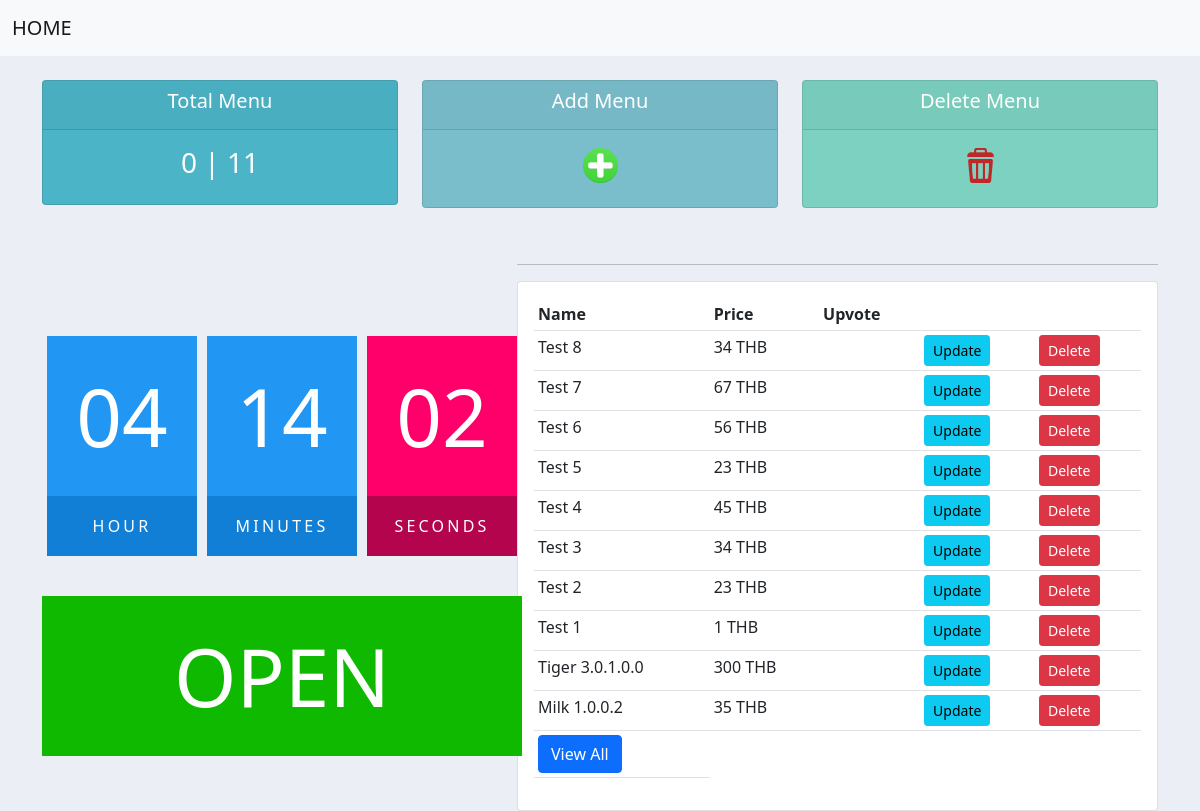
The page /dashboard/ on the database as committed earlier.
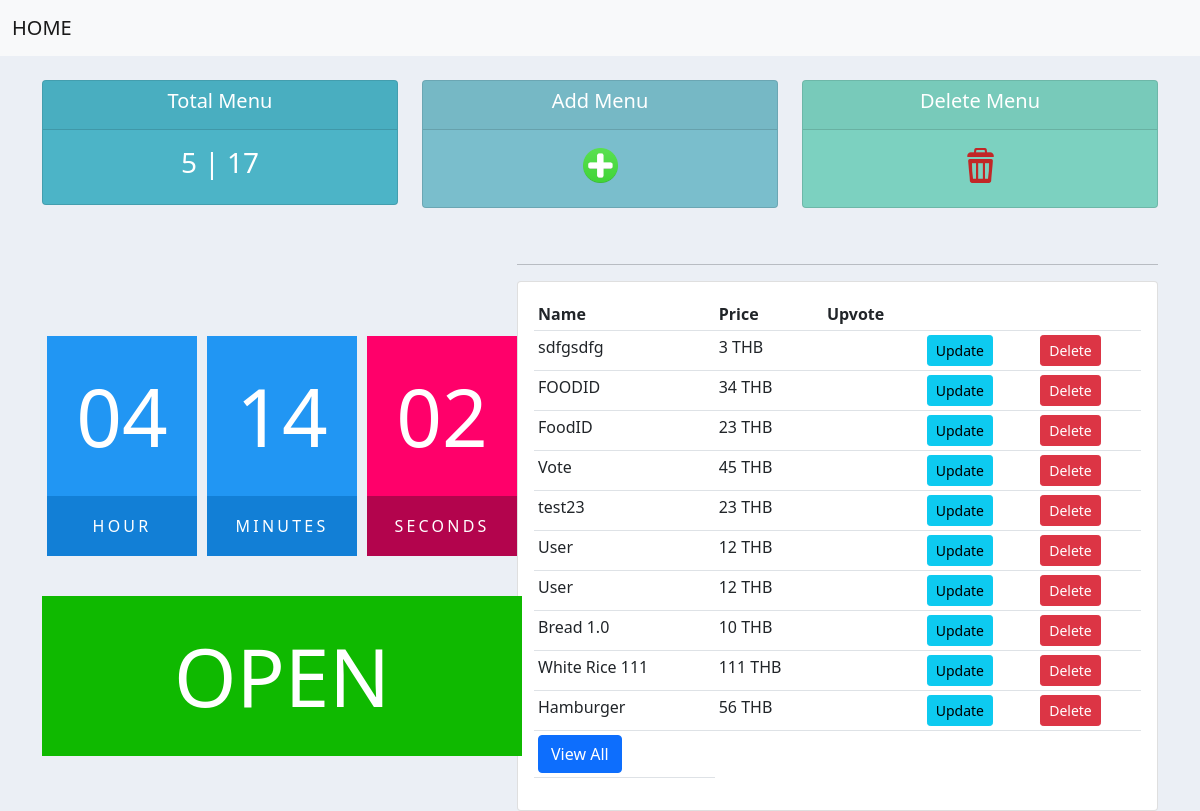
The same page on the database as committed later.
### dashboard/models.py (models this page shows, shortened)
class Food(models.Model):
    DAYS = (
        ('Sunday', 'Sunday'),
        ('Monday', 'Monday'),
        ('Tuesday', 'Tuesday'),
        ('Wednesday', 'Wednesday'),
        ('Thursday', 'Thursday'),
        ('Friday', 'Friday'),
        ('Saturday', 'Saturday'),
    )
    foodId = models.AutoField(primary_key=True)
    foodImage = models.ImageField(upload_to='images/', null=True, blank=True)
    foodName = models.CharField(max_length=100)
    foodAddDate = models.DateTimeField(null=True, blank=True, auto_now=True)
    foodPrice = models.IntegerField(default=0)
    foodAvailableDay = models.CharField(max_length=20, choices=DAYS, null=True, blank=True)

### dashboard/views.py (the view)
# urls.py: path('', views.Dashboard.as_view(), name='index'),
class Dashboard(generic.ListView):
    model = Food
    template_name = 'dashboard/index.html'
    def get(self, request, *args, **kwargs):
        my_date = date.today()
        today = calendar.day_name[my_date.weekday()]
        today_listing = Food.objects.all().filter(foodAvailableDay = today)
        today_listing_count = today_listing.count()
        vote = Vote.objects.all()
        foods = Food.objects.all()
        feature = foods.order_by('-foodAddDate')[:10]
        count = foods.count()
        context = {
            'foods':feature,
            'count':count,
            'vote':vote,
            'today_listing_count': today_listing_count
        }
        return render(request, self.template_name, context)

### dashboard/templates/dashboard/index.html (shortened to what this page needs)
{% extends "dashboard/base.html" %}
{% load static %}
{% block main %}
<br>
<div class="container">
<div class="row">
	<div class="col">
		<div class="col-md">
			<div class="card text-center text-white  mb-3" id="total-orders">
			  	<div class="card-header">
			  		<h5 class="card-title">Total Menu</h5>
			  	</div>
			  	<div class="card-body">
			    	<h3 class="card-title">{{ today_listing_count }} | {{ count }}</h3>
			  	</div>
			</div>
		</div>
	</div>
	<div class="col">
		<div class="col-md">
			<div class="card text-center text-white  mb-3" id="orders-delivered">
			  	<div class="card-header">
			  		<h5 class="card-title">Add Menu</h5>
			  	</div>
			  	<div class="card-body">
			    	<h3 class="card-title"><a  href="{% url 'dashboard:add_post' %}"><img src="{% static 'dashboard/img/add.png' %}" alt="" width="35px"></a></h3>
			  	</div>
			</div>
		</div>
	</div>
	<div class="col">
		<div class="col-md">
			<div class="card text-center text-white  mb-3" id="orders-pending">
			  	<div class="card-header">
			  		<h5 class="card-title">Delete Menu</h5>
			  	</div>
			  	<div class="card-body">
			    	<h3 class="card-title"><a  href="{% url 'dashboard:delete_multi' %}"><img src="{% static 'dashboard/img/delete.png' %}" alt="" width="35px"></a></h3>
			  	</div>
			</div>
		</div>
	</div>
</div>
</div>
<br>
<div class="container">
    <div class="row">
        <div class="col-md-5">
            <div id="clock">
                <p>
                    <br>
                    <br>
                    <br>
                </p>
                <div id="time">
                    <div>
                       <span id="hour">00</span><span>Hour</span>
                    </div>
                    <div>
                       <span id="minutes">00</span><span>Minutes</span>
                    </div>
                    <div>
                       <span id="seconds">00</span><span>Seconds</span>
                    </div>
                </div>
                <p>
                    <br>
                </p>
                <div id="openClose">
                </div>
            </div>
        </div>
        <div class="col-md-7">
        <hr>
        <div class="card card-body">
            <table class="table table-sm">
                <tr>
                    <th>Name</th>
                    <th>Price</th>
                    <th>Upvote</th>
                    <th></th>
                    <th></th>
                </tr>
                    {% for food in foods %}
                    <tr>
                        <td>{{ food.foodName }}</td>
                        <td>{{ food.foodPrice }} THB</td>
                        <td>{{ food.vote }}</td>
                        <td><a class="btn btn-sm btn-info" href="{% url 'dashboard:editfood' food.foodId %}">Update</a></td>
                        <td><a class="btn btn-sm btn-danger" href="{% url 'dashboard:delete' food.foodId %}">Delete</a></td>
                    </tr>
                    {% empty %}
                    <p>No Food added yet</p>
                    {% endfor %}
                    <tr>
                        <td ><a href="{% url 'dashboard:viewallfood' %}" class="btn btn-primary">View All</a></td>
                    </tr>
            </table>
            </div>
        </div>
    </div>
    </div>
{% endblock %}

Rows that differ between the two databases and show on the page:
removed Food: foodName "Test 8", foodPrice "34"
removed Food: foodName "Test 7", foodPrice "67"
removed Food: foodName "Test 6", foodPrice "56"
removed Food: foodName "Test 5", foodPrice "23"
no longer on this page (row unchanged): Food: foodName "Test 4", foodPrice "45"
no longer on this page (row edited): Food: foodName "Test 3", foodPrice "34"
no longer on this page (row unchanged): Food: foodName "Test 2", foodPrice "23"
no longer on this page (row edited): Food: foodName "Test 1", foodPrice "1"
no longer on this page (row unchanged): Food: foodName "Tiger 3.0.1.0.0", foodPrice "300"
no longer on this page (row edited): Food: foodName "Milk 1.0.0.2", foodPrice "35"
added Food: foodName "sdfgsdfg", foodPrice "3"
added Food: foodName "FOODID", foodPrice "34"
added Food: foodName "FoodID", foodPrice "23"
added Food: foodName "Vote", foodPrice "45"
added Food: foodName "test23", foodPrice "23"
added Food: foodName "User", foodPrice "12"
added Food: foodName "User", foodPrice "12"
added Food: foodName "Bread 1.0", foodPrice "10"
added Food: foodName "White Rice 111", foodPrice "111"
added Food: foodName "Hamburger", foodPrice "56"
Other text that changed with them:
{{ today_listing_count }}: "0" → "5"
{{ count }}: "11" → "17"
